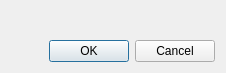
<?xml version="1.0" encoding="UTF-8"?>
<ui version="4.0">
 <class>FilterConfigDialog</class>
 <widget class="QDialog" name="FilterConfigDialog">
  <property name="geometry">
   <rect>
    <x>0</x>
    <y>0</y>
    <width>226</width>
    <height>73</height>
   </rect>
  </property>
  <property name="windowTitle">
   <string>Dialog</string>
  </property>
  <layout class="QVBoxLayout" name="verticalLayout">
   <property name="spacing">
    <number>15</number>
   </property>
   <item>
    <layout class="QVBoxLayout" name="contentLayout"/>
   </item>
   <item>
    <spacer name="verticalSpacer">
     <property name="orientation">
      <enum>Qt::Vertical</enum>
     </property>
     <property name="sizeHint" stdset="0">
      <size>
       <width>20</width>
       <height>40</height>
      </size>
     </property>
    </spacer>
   </item>
   <item>
    <widget class="QDialogButtonBox" name="buttonBox">
     <property name="orientation">
      <enum>Qt::Horizontal</enum>
     </property>
     <property name="standardButtons">
      <set>QDialogButtonBox::Cancel|QDialogButtonBox::Ok</set>
     </property>
    </widget>
   </item>
  </layout>
 </widget>
 <resources/>
 <connections>
  <connection>
   <sender>buttonBox</sender>
   <signal>accepted()</signal>
   <receiver>FilterConfigDialog</receiver>
   <slot>accept()</slot>
   <hints>
    <hint type="sourcelabel">
     <x>248</x>
     <y>254</y>
    </hint>
    <hint type="destinationlabel">
     <x>157</x>
     <y>274</y>
    </hint>
   </hints>
  </connection>
  <connection>
   <sender>buttonBox</sender>
   <signal>rejected()</signal>
   <receiver>FilterConfigDialog</receiver>
   <slot>reject()</slot>
   <hints>
    <hint type="sourcelabel">
     <x>316</x>
     <y>260</y>
    </hint>
    <hint type="destinationlabel">
     <x>286</x>
     <y>274</y>
    </hint>
   </hints>
  </connection>
 </connections>
</ui>
